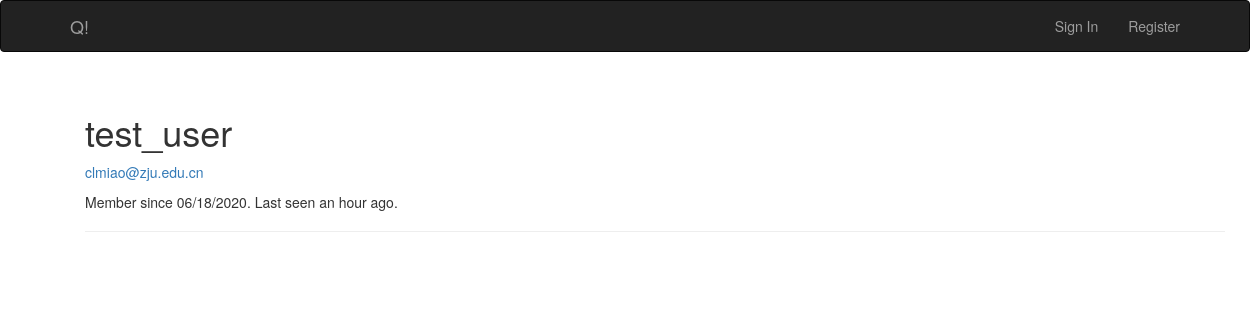
The page /user/test_user on the database its author committed.
### app/models.py (models this page shows, shortened)
class User(UserMixin, db.Model):
    __tablename__ = 'users'
    id = db.Column(db.Integer, primary_key=True)
    email = db.Column(db.String(64), unique=True, index=True)
    username = db.Column(db.String(64), unique=True)
    name = db.Column(db.String(64))
    location = db.Column(db.String(64))
    about_me = db.Column(db.Text())
    member_since = db.Column(db.DateTime(), default=datetime.utcnow)
    last_seen = db.Column(db.DateTime(), default=datetime.utcnow)
    confirmed = db.Column(db.Boolean, default=False)
    password_hash = db.Column(db.String(128))
    role_id = db.Column(db.Integer, db.ForeignKey('roles.id'))
    questionaires = db.relationship('Questionaire', backref="author", lazy="dynamic")
    posts = db.relationship('Post', backref="author", lazy="dynamic")
    @property
    def password(self):
        raise AttributeError('password is not a readable attribute')

### app/main/views.py (the view)
@main.route('/user/<username>')
def user(username):
    user = User.query.filter_by(username=username).first()
    if user is None:
        abort(404)
    return render_template('user.html', user=user)

### app/auth/views.py (called while the page is built)
@auth.before_app_request
def before_request():
    if current_user.is_authenticated:
        current_user.ping()
        if not current_user.confirmed \
            and request.endpoint[:5] != 'auth.':
            return redirect(url_for('auth.unconfirmed'))

### app/main/__init__.py (called while the page is built)
@main.app_context_processor
def inject_permission():
    return dict(Permission=Permission)

### app/models.py (called while the page is built)
    def is_administrator(self):
        return False

### app/templates/user.html (shortened to what this page needs)
{% extends 'base.html' %}
{% block page_content %}
<div class="page-header">
    <h1>{{ user.username }}</h1>
    {% if current_user.is_administrator %}
        <p><a href="mailto:{{user.email}}">{{user.email}}</a></p>
    {% endif %}
    <p>
        Member since {{ moment(user.member_since).format('L') }}.
        Last seen {{ moment(user.last_seen).fromNow() }}.
    </p>
</div>
{% endblock page_content %}

### app/static/style.css (style rules this page uses)
body { position: relative; overflow-x: hidden; }
body, html { height: 100%; background-color: white; }

### rows shown on the page
User: username "test_user", email "clmiao@zju.edu.cn", member_since "06/18/2020", last_seen "an hour ago"
